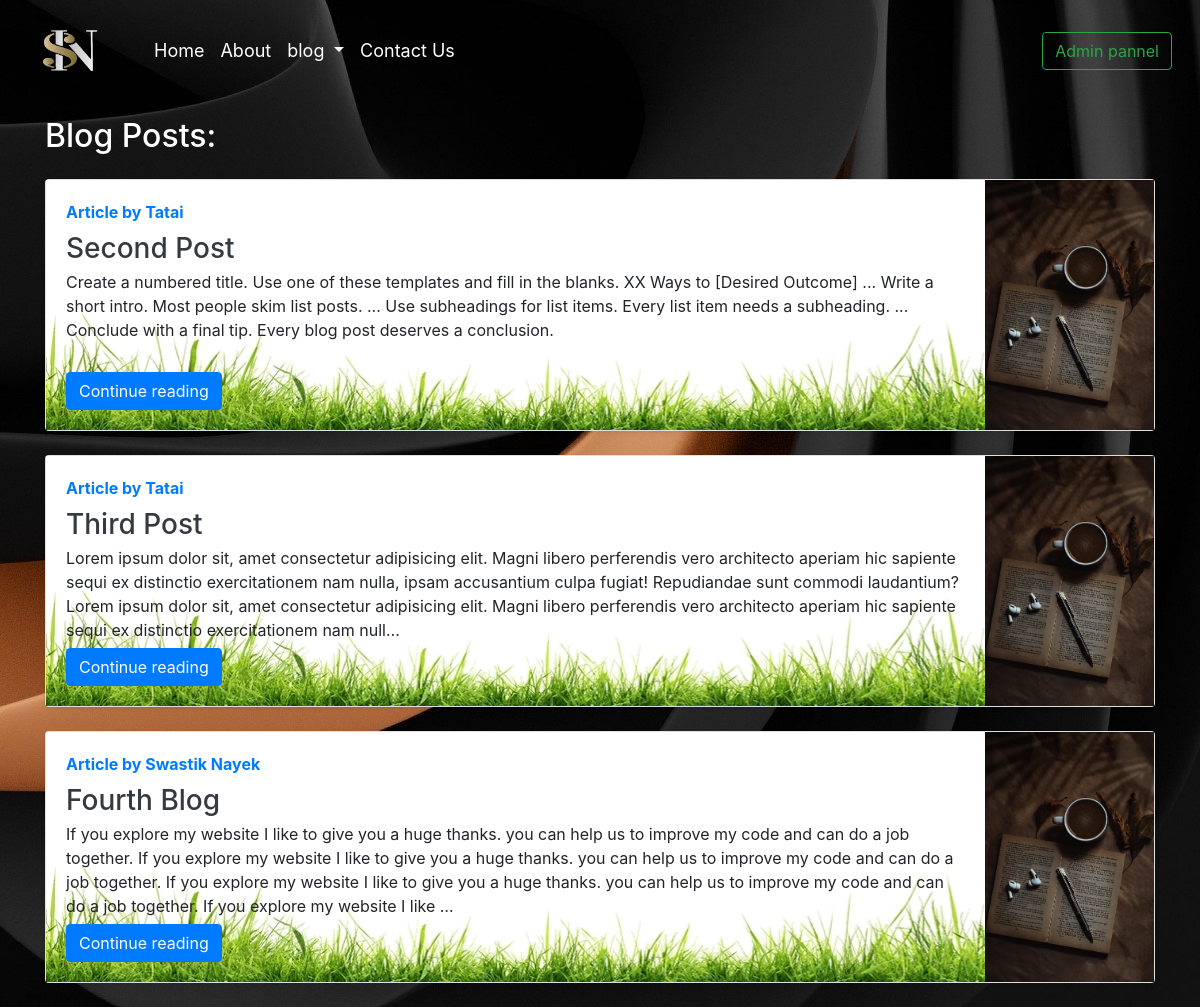
The page /blogHome on the database its author committed.
### home/models.py (models this page shows, shortened)
class Post(models.Model):
    sno = models.AutoField(primary_key=True)
    title = models.CharField(max_length=255)
    content = models.TextField()
    author = models.CharField(max_length=13)
    slug = models.CharField(max_length=130)

### home/views.py (the view)
# urls.py: path("blogHome",views.blogHome, name='blogHome'),
def blogHome(request):
    allPosts = Post.objects.all()
    context = {'allPosts': allPosts}
    return render(request,'blogHome.html',context)

### templates/blogHome.html (shortened to what this page needs)
{% extends "base.html" %}
{% block blogactive %}active{% endblock blogactive %}
{% block body %}
<div class="container my-3">
    <h2 style="color: white;">Blog Posts:</h2>
    {% for post in allPosts %}
    <div class="card flex-md-row my-4 shadow-sm h-md-250">
        <div class="card-body d-flex flex-column align-items-start" style="background-image: url(/static/grass.webp);">
            <strong class="d-inline-block mb-2 text-primary">Article by {{post.author}}</strong>
            <h3 class="mb-0">
                <a class="text-dark" href="#" >{{post.title}}</a>
            </h3>
            <p class="card-text mb-auto">{{post.content | truncatechars:400}}</p>
            <a href="/{{post.slug}}" role="button" class="btn btn-primary">Continue reading</a>
        </div>
        <img src="/static/pen.jpg" alt="Thanks for Post a blog" style="width: 200px; height: 250px;">
    </div>
    {% endfor %}
</div>
{% endblock body %}

### templates/base.html (shortened to what this page needs)
<!doctype html>
<html lang="en">
  <head>
    <link rel="stylesheet" href="https://cdn.jsdelivr.net/npm/bootstrap@4.6.2/dist/css/bootstrap.min.css">
  </head>
  <body style="background-image: url(/static/lapto.jpg);">
<nav class="navbar navbar-expand-lg" style="margin: -10px 4px;">
      <a class="navbar-brand" href="/"><img src="/static/logo.png" alt="" width="100vh" height="95vh"></a>
      <div class="collapse navbar-collapse" id="navbarSupportedContent">
        <ul class="navbar-nav mr-auto" style="margin-left: 10px;">
          <li class="nav-item {% block indexactive %}{% endblock indexactive %}">
            <a class="nav-link" href="/index" style="color: white; font-size: large;">Home <span class="sr-only">(current)</span></a>
          </li>
          <li class="nav-item {% block aboutactive %}{% endblock aboutactive %}">
            <a class="nav-link" href="/about" style="color: white; font-size: large;">About</a>
          </li>
          <li class="nav-item dropdown{% block blogactive %}{% endblock blogactive %}">
            <a class="nav-link dropdown-toggle" style="color: white; font-size: large;" href="#" id="navbarDropdown" role="button" data-toggle="dropdown" aria-haspopup="true" aria-expanded="false">
              blog
            </a>
          </li>
          <li class="nav-item {% block contactactive %}{% endblock contactactive %}">
            <a class="nav-link" href="/contact" style="color: white; font-size: large;">Contact Us</a>
          </li>
        </ul>
        <a href="/admin/" role="button" target="_blank" class="btn btn-outline-success m-2 my-sm-0">Admin pannel</a>
      </div>
</nav>
{% block body %} {% endblock body %}
  </body>
</html>

### rows shown on the page
Post: author "Tatai", title "Second Post", content "Create a numbered title. Use one of these templates and fill in the blanks. XX Ways to [Desired Outcome] ... Write a short intro. Most people skim list posts. ... Use subheadings for list items. Every list item needs a subheading. ... Conclude with a final tip. Every blog post deserves a conclusion."
Post: author "Tatai", title "Third Post", content "Lorem ipsum dolor sit, amet consectetur adipisicing elit. Magni libero perferendis vero architecto aperiam hic sapiente sequi ex distinctio exercitationem nam nulla, ipsam accusantium culpa fugiat! Repudiandae sunt commodi laudantium? Lorem ipsum dolor sit, amet consectetur adipisicing elit. Magni libero perferendis vero architecto aperiam hic sapiente sequi ex distinctio exercitationem nam null…"
Post: author "Swastik Nayek", title "Fourth Blog", content "If you explore my website I like to give you a huge thanks. you can help us to improve my code and can do a job together. If you explore my website I like to give you a huge thanks. you can help us to improve my code and can do a job together. If you explore my website I like to give you a huge thanks. you can help us to improve my code and can do a job together. If you explore my website I like …"
